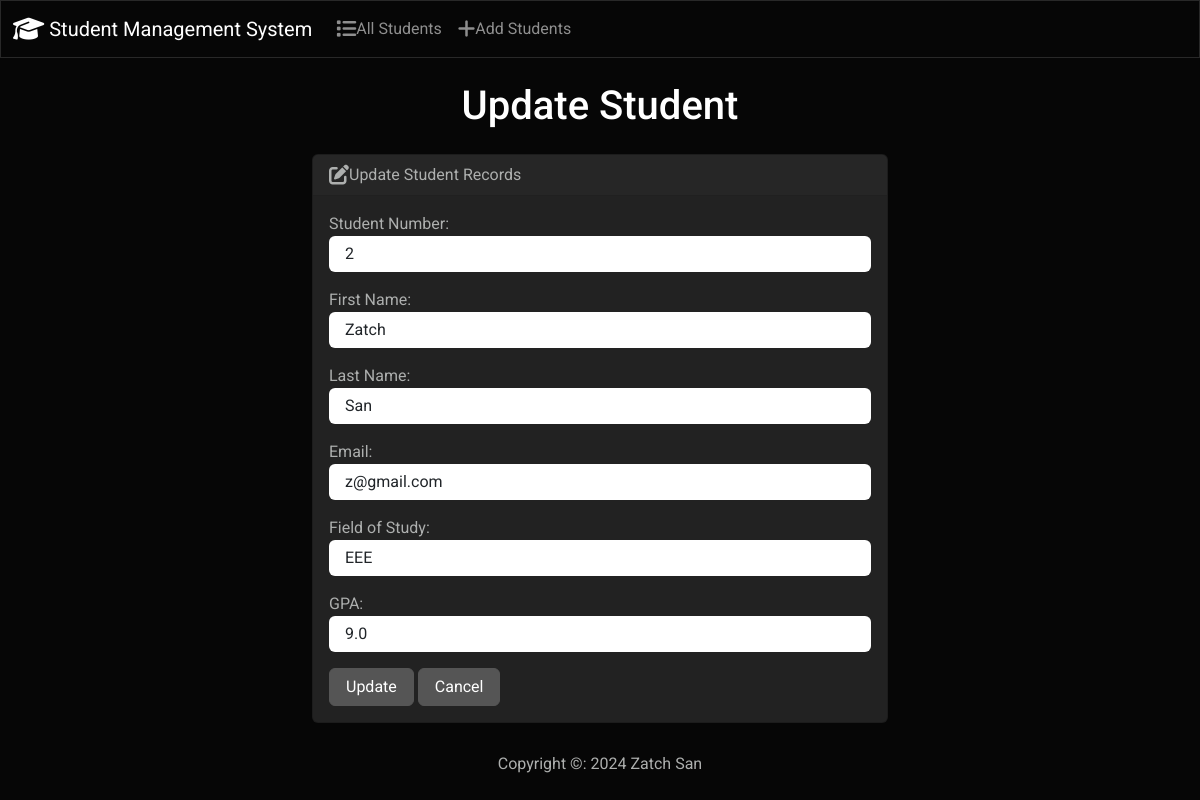
Page /edit/2 on the committed database.
### student/models.py (models this page shows, shortened)
class Student(models.Model):
    student_number = models.PositiveIntegerField()
    first_name = models.CharField(max_length=50)
    last_name = models.CharField(max_length=50)
    email = models.EmailField(max_length=50)
    field_of_study = models.CharField(max_length=50)
    gpa = models.FloatField()

### std/views.py (the view)
# urls.py: path('edit/<int:id>',views.edit,name=('edit')),
def edit(request,id):
      if request.method=="POST":
            student=Student.objects.get(pk=id)
            form=StudentForm(request.POST,instance=student)
            if form.is_valid():
                  form.save()
                  return render(request,'edit.html',{
                        'form':form,
                        'success':True
                  })
      else:
            student=Student.objects.get(pk=id)
            form=StudentForm(instance=student)
      return render(request,'edit.html',{
                        'form':form,
                  })

### student/form.py
class StudentForm(forms.ModelForm):
    class Meta:
        model=Student
        fields=['student_number','first_name','last_name','email','field_of_study','gpa']
        labels={
            'student_number':'Student Number',
            'first_name':'First Name',
            'last_name':'Last Name',
            'email':'Email',
            'field_of_study':'Field of Study',
            'gpa':'GPA'
        }
        widgets={
            'student_number': forms.NumberInput(attrs={'class':'form-control'}),
            'first_name': forms.TextInput(attrs={'class':'form-control'}),
            'last_name':forms.TextInput(attrs={'class':'form-control'}),
            'email':forms.EmailInput(attrs={'class':'form-control'}),
            'field_of_study':forms.TextInput(attrs={'class':'form-control'}),
            'gpa': forms.NumberInput(attrs={'class':'form-control'})
        }

### templates/edit.html (shortened to what this page needs)
{% extends "base.html" %}
{% block body %}
<h3 class="text-center m-4 ">  Update Student </h3>
{% if success %}
<div class="alert alert-success" role='alert'>
    The student updated successfully.
<a href="{% url 'index' %}" class='alert-link'>Go to Home Page </a>
</div>
{% else %}
<div class="row justify-content-center">
 <div class="col-6">
    <div class="card bg-light mb-3">
        <div class="card-header">
          <i class="fa-solid fa-pen-to-square fa-lg"></i>Update Student Records
        </div>
        <div class="card-body">
          <form action="" method="POST">
            {{ form.as_p }}
            <button type="submit" class="btn btn-secondary">Update</button>
            <a href="{% url 'index' %}" class='btn btn-secondary'> Cancel </a>
          </form>
        </div>
      </div>
</div>
</div>
{% endif %}
{% endblock %}

### rows in the picture
Student: student_number "2", first_name "Zatch", last_name "San", email "z@gmail.com", field_of_study "EEE", gpa "9.0"
